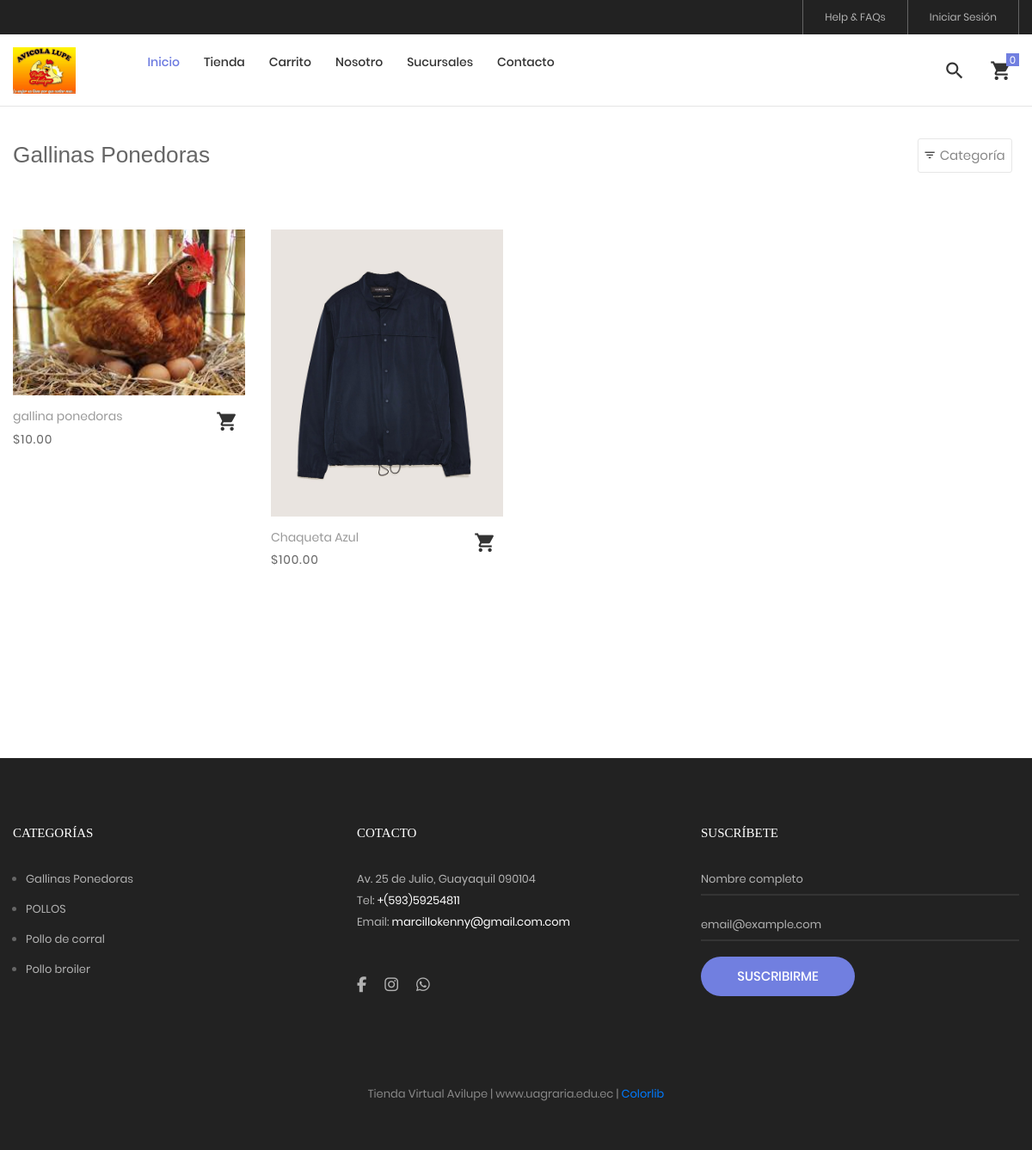
Screenshot of /tienda/categoria/1/gallinas-ponedoras with the database file from the repository.
### tables this page shows
CREATE TABLE `producto` (
  `idproducto` bigint(20) NOT NULL,
  `categoriaid` bigint(20) NOT NULL,
  `codigo` varchar(30) NOT NULL,
  `nombre` varchar(255) NOT NULL,
  `descripcion` text NOT NULL,
  `precio` decimal(11,2) NOT NULL,
  `stock` int(11) NOT NULL,
  `imagen` varchar(100) DEFAULT NULL,
  `datecreated` datetime NOT NULL DEFAULT current_timestamp(),
  `ruta` varchar(255) NOT NULL,
  `status` int(11) NOT NULL DEFAULT 1
);

CREATE TABLE `categoria` (
  `idcategoria` bigint(20) NOT NULL,
  `nombre` varchar(255) NOT NULL,
  `descripcion` text NOT NULL,
  `portada` varchar(100) NOT NULL,
  `datecreated` datetime NOT NULL DEFAULT current_timestamp(),
  `ruta` varchar(255) NOT NULL,
  `status` int(11) NOT NULL DEFAULT 1
);

### Libraries/Core/Views.php (called while the page is built)
<?php
	class Views
	{
		function getView($controller,$view,$data="")
		{
			$controller = get_class($controller);
			if($controller == "Home"){
				$view = "Views/".$view.".php";
			}else{
				$view = "Views/".$controller."/".$view.".php";
			}
			require_once ($view);
		}
	}
 ?>

### index.php (called while the page is built, shortened)
<?php
	require_once("Helpers/Helpers.php");
	require_once("Libraries/Core/Load.php");
 ?>

### Libraries/Core/Mysql.php (called while the page is built, shortened)
<?php
	class Mysql extends Conexion
	{
		private $conexion;
		function __construct()
		{
			$this->conexion = new Conexion();
			$this->conexion = $this->conexion->conect();
		}
		public function select(string $query)
		{
			$this->strquery = $query;
        	$result = $this->conexion->prepare($this->strquery);
			$result->execute();
        	$data = $result->fetch(PDO::FETCH_ASSOC);
        	return $data;
		}
		public function select_all(string $query)
		{
			$this->strquery = $query;
        	$result = $this->conexion->prepare($this->strquery);
			$result->execute();
        	$data = $result->fetchall(PDO::FETCH_ASSOC);
        	return $data;
		}
	}
 ?>

### Libraries/Core/Conexion.php (called while the page is built)
<?php
class Conexion{
	private $conect;
	public function __construct(){
		$connectionString = "mysql:host=".DB_HOST.";dbname=".DB_NAME.";charset=".DB_CHARSET;
		try{
			$this->conect = new PDO($connectionString, DB_USER, DB_PASSWORD);
			$this->conect->setAttribute(PDO::ATTR_ERRMODE, PDO::ERRMODE_EXCEPTION);
		}catch(PDOException $e){
			$this->conect = 'Error de conexión';
		    echo "ERROR: " . $e->getMessage();
		}
	}
	public function conect(){
		return $this->conect;
	}
}
?>

### Models/TProducto.php (called while the page is built, shortened)
<?php
require_once("Libraries/Core/Mysql.php");
trait TProducto{
	public function getProductosCategoriaT(int $idcategoria, string $ruta, $desde = null, $porpagina = null){
		$this->intIdcategoria = $idcategoria;
		$this->strRuta = $ruta;
		$where = "";
		if(is_numeric($desde) AND is_numeric($porpagina)){
			$where = " LIMIT ".$desde.",".$porpagina;
		}
		$this->con = new Mysql();
		$sql_cat = "SELECT idcategoria,nombre,ruta FROM categoria WHERE idcategoria = '{$this->intIdcategoria}'";
		$request = $this->con->select($sql_cat);
		if(!empty($request)){
			$this->strCategoria = $request['nombre'];
			$this->strRutaCategoria = $request['ruta'];
			$sql = "SELECT p.idproducto,
							p.codigo,
							p.nombre,
							p.descripcion,
							p.categoriaid,
							c.nombre as categoria,
							p.precio,
							p.ruta,
							p.stock
					FROM producto p
					INNER JOIN categoria c
					ON p.categoriaid = c.idcategoria
					WHERE p.status != 0 AND p.categoriaid = $this->intIdcategoria AND c.ruta = '{$this->strRuta}'
					ORDER BY p.idproducto DESC ".$where;
					$request = $this->con->select_all($sql);
					if(count($request) > 0){
						for ($c=0; $c < count($request) ; $c++) {
							$intIdProducto = $request[$c]['idproducto'];
							$sqlImg = "SELECT img
									FROM imagen
									WHERE productoid = $intIdProducto";
							$arrImg = $this->con->select_all($sqlImg);
							if(count($arrImg) > 0){
								for ($i=0; $i < count($arrImg); $i++) {
									$arrImg[$i]['url_image'] = media().'/images/uploads/'.$arrImg[$i]['img'];
								}
							}
							$request[$c]['images'] = $arrImg;
						}
					}
			$request = array('idcategoria' => $this->intIdcategoria,
								'ruta' => $this->strRutaCategoria,
								'categoria' => $this->strCategoria,
								'productos' => $request
							);
		}
		return $request;
	}
}
 ?>

### Helpers/Helpers.php (called while the page is built, shortened)
<?php
	function base_url()
	{
		return BASE_URL;
	}
    function footerTienda($data="")
    {
        $view_footer = "Views/Template/footer_tienda.php";
        require_once ($view_footer);
    }
    function formatMoney($cantidad){
        $cantidad = number_format($cantidad,2,SPD,SPM);
        return $cantidad;
    }
    function getCatFooter(){
        require_once ("Models/CategoriasModel.php");
        $objCategoria = new CategoriasModel();
        $request = $objCategoria->getCategoriasFooter();
        return $request;
    }
    function getInfoPage(int $idpagina){
        require_once("Libraries/Core/Mysql.php");
        $con = new Mysql();
        $sql = "SELECT * FROM post WHERE idpost = $idpagina";
        $request = $con->select($sql);
        return $request;
    }
 ?>

### Models/CategoriasModel.php (called while the page is built, shortened)
<?php
	class CategoriasModel extends Mysql
	{
		public function getCategoriasFooter(){
			$sql = "SELECT idcategoria, nombre, descripcion, portada, ruta
					FROM categoria WHERE  status = 1 AND idcategoria IN (".CAT_FOOTER.")";
			$request = $this->select_all($sql);
			if(count($request) > 0){
				for ($c=0; $c < count($request) ; $c++) {
					$request[$c]['portada'] = BASE_URL.'/Assets/images/uploads/'.$request[$c]['portada'];
				}
			}
			return $request;
		}
	}
 ?>

### Views/Tienda/categoria.php (the view, shortened to what this page needs)
<?php
$arrProductos = $data['productos'];
 ?>
<br><br><br>
<hr>
	<div class="bg0 m-t-23 p-b-140">
		<div class="container">
			<div class="flex-w flex-sb-m p-b-52">
				<div class="flex-w flex-l-m filter-tope-group m-tb-10">
					<h3><?= $data['page_title']; ?></h3>
				</div>
				<div class="flex-w flex-c-m m-tb-10">
					<div class="flex-c-m stext-106 cl6 size-104 bor4 pointer hov-btn3 trans-04 m-r-8 m-tb-4 js-show-filter">
						<i class="icon-filter cl2 m-r-6 fs-15 trans-04 zmdi zmdi-filter-list"></i>
						 Categoría &nbsp;
					</div>
				</div>
			</div>
			<div class="row isotope-grid">
			<?php
			if(!empty($arrProductos)){
				for ($p=0; $p < count($arrProductos); $p++) {
					$ruta = $arrProductos[$p]['ruta'];
					if(count($arrProductos[$p]['images']) > 0 ){
						$portada = $arrProductos[$p]['images'][0]['url_image'];
					}else{
						$portada = media().'/images/uploads/product.png';
					}
			 ?>
				<div class="col-sm-6 col-md-4 col-lg-3 p-b-35 isotope-item women">
					<div class="block2">
						<div class="block2-pic hov-img0">
							<img src="<?= $portada ?>" alt="<?= $arrProductos[$p]['nombre'] ?>">
						</div>
						<div class="block2-txt flex-w flex-t p-t-14">
							<div class="block2-txt-child1 flex-col-l ">
								<a href="<?= base_url().'/tienda/producto/'.$arrProductos[$p]['idproducto'].'/'.$ruta; ?>" class="stext-104 cl4 hov-cl1 trans-04 js-name-b2 p-b-6">
									<?= $arrProductos[$p]['nombre'] ?>
								</a>
								<span class="stext-105 cl3">
									<?= SMONEY.formatMoney($arrProductos[$p]['precio']); ?>
								</span>
							</div>
							<div class="block2-txt-child2 flex-r p-t-3">
								<a href="#"
								 id="<?= openssl_encrypt($arrProductos[$p]['idproducto'],METHODENCRIPT,KEY); ?>"
								 class="btn-addwish-b2 dis-block pos-relative js-addwish-b2 js-addcart-detail
								 icon-header-item cl2 hov-cl1 trans-04 p-l-22 p-r-11
								 ">
									<i class="zmdi zmdi-shopping-cart"></i>
								</a>
							</div>
						</div>
					</div>
				</div>
			<?php
				}
			}else{
				?>
			<p>No hay productos para mostrar <a href="<?= base_url() ?>/tienda"> Ver productos</a></p>
			<?php
			}
			?>
			</div>
			<?php
				if(count($data['productos']) > 0){
			 ?>
			<div class="flex-c-m flex-w w-full p-t-45">
			</div>
			<?php
				}
			 ?>
		</div>
	</div>
<?php
	footerTienda($data);
?>

### Views/Template/footer_tienda.php (shortened to what this page needs)
	<?php
		$catFotter = getCatFooter();
	 ?>
	<footer class="bg3 p-t-75 p-b-32">
		<div class="container">
			<div class="row">
				<div class="col-sm-6 col-lg-4 p-b-50">
					<h4 class="stext-301 cl0 p-b-30">
						Categorías
					</h4>
					<?php if(count($catFotter) > 0){ ?>
					<ul>
						<?php foreach ($catFotter as $cat) { ?>
						<li class="p-b-10">
							<a href="<?= base_url() ?>/tienda/categoria/<?= $cat['idcategoria'].'/'.$cat['ruta'] ?>" class="stext-107 cl7 hov-cl1 trans-04">
								<?= $cat['nombre'] ?>
							</a>
						</li>
						<?php } ?>
					</ul>
					<?php } ?>
				</div>
				<div class="col-sm-6 col-lg-4 p-b-50">
					<h4 class="stext-301 cl0 p-b-30">
						Cotacto
					</h4>
					<p class="stext-107 cl7 size-201">
						<?= DIRECCION ?> <br>
						Tel: <a class="linkFooter" href="tel:<?= TELEMPRESA ?>"><?= TELEMPRESA ?></a><br>
						Email: <a class="linkFooter" href="mailto:<?= EMAIL_EMPRESA ?>"><?= EMAIL_EMPRESA ?></a>
					</p>
					<div class="p-t-27">
						<a href="<?= FACEBOOK ?>" target="_blanck" class="fs-18 cl7 hov-cl1 trans-04 m-r-16">
							<i class="fa fa-facebook"></i>
						</a>
						<a href="<?= INSTAGRAM ?>" target="_blanck"  class="fs-18 cl7 hov-cl1 trans-04 m-r-16">
							<i class="fa fa-instagram"></i>
						</a>
						<a href="https://wa.me/<?= WHATSAPP ?>" target="_blanck"  class="fs-18 cl7 hov-cl1 trans-04 m-r-16">
							<i class="fab fa-whatsapp"></i>
						</a>
					</div>
				</div>
				<div class="col-sm-6 col-lg-4 p-b-50">
					<h4 class="stext-301 cl0 p-b-30">
						Suscríbete
					</h4>
					<form id="frmSuscripcion" name="frmSuscripcion">
						<div class="wrap-input1 w-full p-b-4">
							<input class="input1 bg-none plh1 stext-107 cl7" type="text" id="nombreSuscripcion" name="nombreSuscripcion" placeholder="Nombre completo" required>
						</div>
						<br>
						<div class="wrap-input1 w-full p-b-4">
							<input class="input1 bg-none plh1 stext-107 cl7" type="email" id="emailSuscripcion" name="emailSuscripcion" placeholder="email@example.com" required >
						</div>
						<div class="p-t-18">
							<button class="flex-c-m stext-101 cl0 size-103 bg1 bor1 hov-btn2 p-lr-15 trans-04">
								Suscribirme
							</button>
						</div>
					</form>
				</div>
			</div>
			<div class="p-t-40">
				<p class="stext-107 cl6 txt-center">
					<?= NOMBRE_EMPESA; ?> | <?= WEB_EMPRESA; ?> | <a href="https://colorlib.com" target="_blank">Colorlib</a>
				</p>
			</div>
		</div>
	</footer>
</body>
</html>

### Assets/tienda/css/main.css (style rules this page uses)
.container { max-width: 1380px; }
@media (max-width: 1600px) { .container { max-width: 1200px; } }
.container p { margin-bottom: 20px; }
.container ul, .container ol { margin-left: 15px; margin-bottom: 20px; }
.container ul, .container ul li { list-style: initial; }
.icon-header-item { position: relative; font-size: 26px; line-height: 1; cursor: pointer; }
.block2-pic { position: relative; }
.block2-txt-child1 { width: calc(100% - 30px); }
.block2-txt-child2 { width: 30px; }
.cl0 { color: #fff; }
.cl2 { color: #333; }
.cl3 { color: #666; }
.cl4 { color: #999; }
.cl6 { color: #888; }
.cl7 { color: #b2b2b2; }
.stext-101 { font-family: Poppins-Medium; font-size: 15px; line-height: 1.466667; text-transform: uppercase; }
.stext-104 { font-family: Poppins-Regular; font-size: 14px; line-height: 1.466667; }
.stext-105 { font-family: Poppins-Regular; font-size: 14px; line-height: 1.466667; letter-spacing: 1px; }
.stext-106 { font-family: Poppins-Regular; font-size: 15px; line-height: 1.2; }
.stext-107 { font-family: Poppins-Regular; font-size: 13px; line-height: 1.923; }
.stext-301 { font-family: Montserrat-Bold; font-size: 15px; line-height: 1.6; text-transform: uppercase; }
.size-103 { min-width: 179px; height: 46px; }
.size-104 { min-width: 94px; height: 40px; }
.size-201 { max-width: 270px; }
.bg-none { background-color: transparent; }
.bg0 { background-color: #fff; }
.bg1 { background-color: #717fe0; }
.bg3 { background-color: #222; }
.bor1 { border-radius: 23px; }
.bor4 { border: 1px solid #e6e6e6; border-radius: 3px; }
.wrap-input1 { position: relative; border-bottom: 2px solid rgba(204,204,204, 0.1); }
.input1 { background-color: transparent; width: 100%; }
.hov-img0 { display: block; overflow: hidden; }
.hov-img0 img { width: 100%; -webkit-transition: transform 0.9s ease; -o-transition: transform 0.9s ease; -moz-transition: transform 0.9s ease; transition: transform 0.9s ease; }
.linkFooter { color: #FFF !important; }

### rows the page displays
producto: shows a picture, nombre "gallina ponedoras", precio "10.00"
producto: shows a picture, nombre "Chaqueta Azul", precio "100.00"
categoria: nombre "Gallinas Ponedoras"
categoria: nombre "POLLOS"

### other values shown
$data['page_title'] "Gallinas Ponedoras"
$cat['nombre'] "Pollo de corral"
$cat['nombre'] "Pollo broiler"
DIRECCION "Av. 25 de Julio, Guayaquil 090104"
TELEMPRESA "+(593)59254811"
EMAIL_EMPRESA "marcillokenny@gmail.com.com"
NOMBRE_EMPESA "Tienda Virtual Avilupe"
WEB_EMPRESA "www.uagraria.edu.ec"
